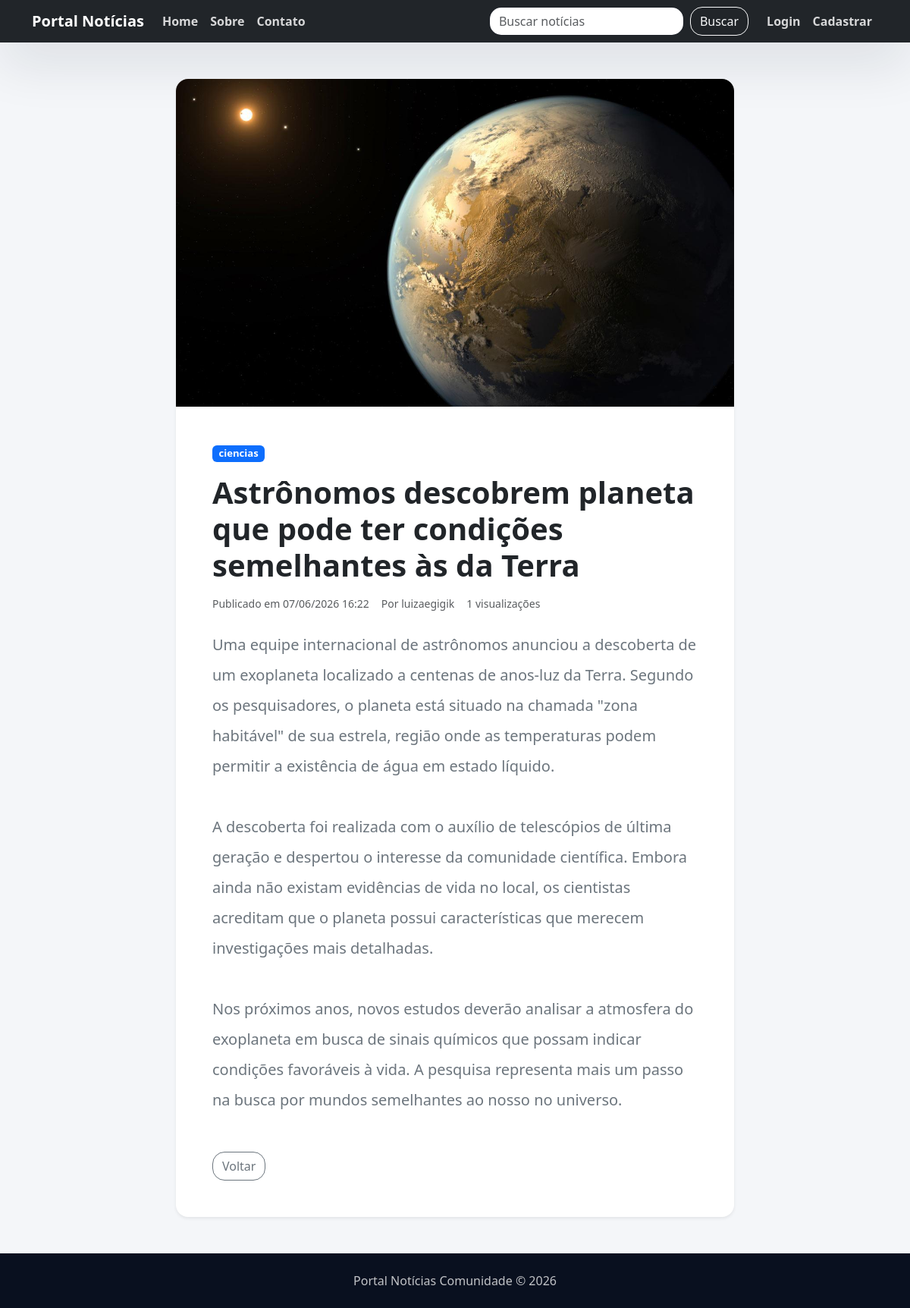
The page /noticia/3/ on the database its author committed.
### noticias/models.py (models this page shows, shortened)
class Noticia(models.Model):
    titulo = models.CharField(max_length=200)
    conteudo = models.TextField()
    categoria = models.CharField(max_length=100)
    imagem = models.ImageField(upload_to='noticias/', blank=True, null=True)
    data_publicacao = models.DateTimeField(auto_now_add=True)
    autor = models.ForeignKey(User, on_delete=models.CASCADE)
    visualizacoes = models.PositiveIntegerField(default=0)
    class Meta:
        ordering = ['-data_publicacao']

### noticias/views.py (the view)
# urls.py: path('noticia/<int:pk>/', views.noticia_detail, name='noticia_detail'),
def noticia_detail(request, pk):
    noticia = get_object_or_404(Noticia, pk=pk)
    Noticia.objects.filter(pk=pk).update(visualizacoes=F('visualizacoes') + 1)
    noticia.refresh_from_db()
    return render(request, 'noticias/noticia_detail.html', {'noticia': noticia})

### noticias/templates/noticias/noticia_detail.html (shortened to what this page needs)
{% extends 'noticias/base.html' %}
{% block content %}
<div class="row justify-content-center">
    <div class="col-xl-8">
        <div class="card shadow-sm border-0 overflow-hidden">
            {% if noticia.imagem %}
                <img src="{{ noticia.imagem.url }}" class="card-img-top" alt="Imagem da notícia">
            {% endif %}
            <div class="card-body p-5">
                <div class="mb-3">
                    <span class="badge bg-primary badge-categoria">{{ noticia.categoria }}</span>
                </div>
                <h1 class="fw-bold mb-3">{{ noticia.titulo }}</h1>
                <div class="d-flex flex-column flex-sm-row gap-3 mb-4 text-muted">
                    <small>Publicado em {{ noticia.data_publicacao|date:'d/m/Y H:i' }}</small>
                    <small>Por {{ noticia.autor.username }}</small>
                    <small>{{ noticia.visualizacoes }} visualizações</small>
                </div>
                <div class="mb-5 fs-5 lh-lg text-secondary">{{ noticia.conteudo|linebreaksbr }}</div>
                <div class="d-flex flex-wrap gap-3">
                    <a href="{% url 'home' %}" class="btn btn-outline-secondary">Voltar</a>
                </div>
            </div>
        </div>
    </div>
</div>
{% endblock %}

### noticias/templates/noticias/base.html (style rules this page uses)
:root { color-scheme: light; font-family: 'Inter', sans-serif; --bg: #f4f6f9; --bg-surface: #ffffff; --text: #0f172a; --muted: #64748b; --primary: #4f46e5; --primary-soft: #eef2ff; --border: rgba(15, 23, 42, 0.1); }
*, *::before, *::after { box-sizing: border-box; }
body { margin: 0; background: var(--bg); color: var(--text); min-height: 100vh; }
a { transition: color 0.2s ease, transform 0.2s ease; }
.badge-categoria { font-size: 0.82rem; }
.card, .form-control, .btn, .table { border-radius: 1rem; }

### rows shown on the page
Noticia: imagem (picture), categoria "ciencias", titulo "Astrônomos descobrem planeta que pode ter condições semelhantes às da Terra", data_publicacao "07/06/2026 16:22", autor.username "luizaegigik", visualizacoes "1", conteudo "Uma equipe internacional de astrônomos anunciou a descoberta de um exoplaneta localizado a centenas de anos-luz da Terra. Segundo os pesquisadores, o planeta está situado na chamada \"zona habitável\" de sua estrela, região onde as temperaturas podem permitir a existência de água em estado líquido. A descoberta foi realizada com o auxílio de telescópios de última geração e despertou o interesse da comunidade científica. Embora ainda não existam evidências de vida no local, os cientistas acreditam que o planeta possui características que merecem investigações mais detalhadas. Nos próximos anos, novos estudos deverão analisar a atmosfera do exoplaneta em busca de sinais químicos que possam…"
